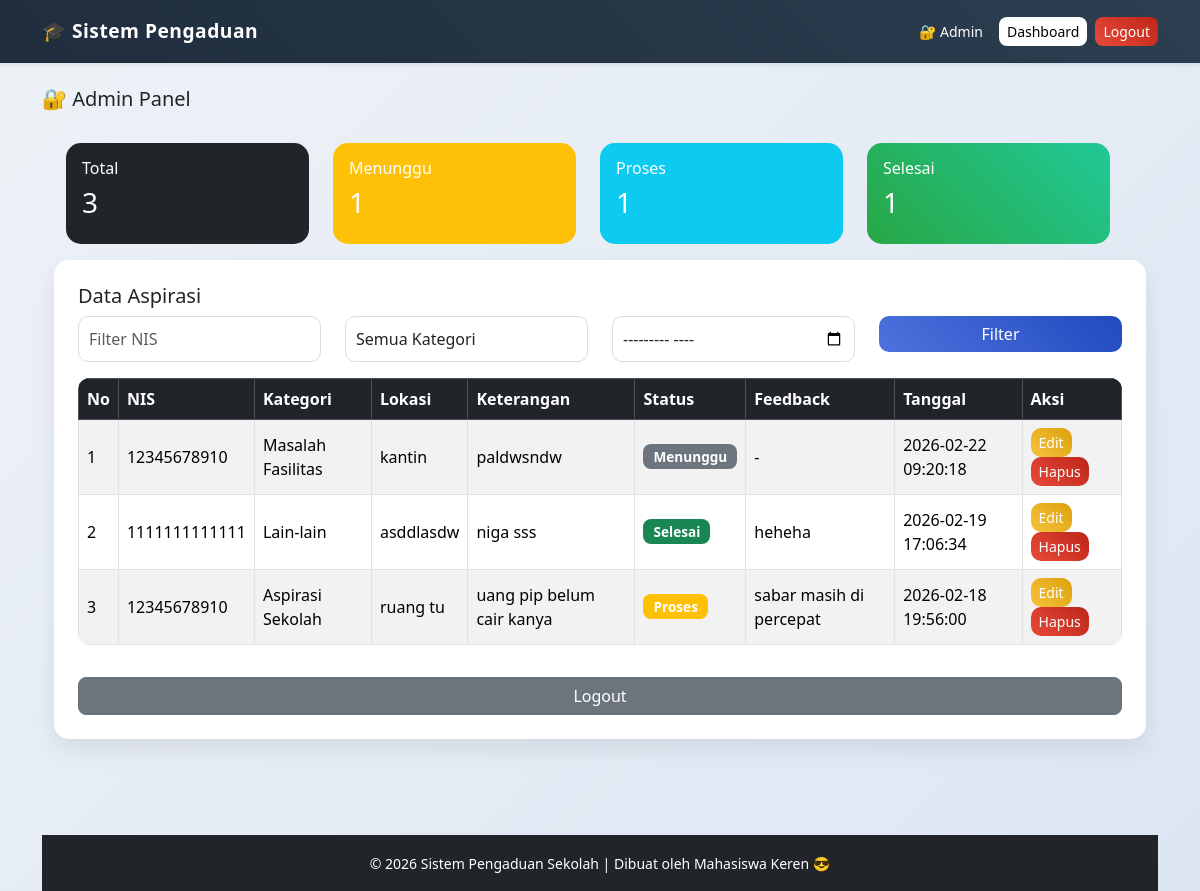
Screenshot of /public/index.php?page=admin_dashboard (signed in) with the database file from the repository.
### tables this page shows
CREATE TABLE `input_aspirasi` (
  `id_pelaporan` int(5) NOT NULL,
  `nis` varchar(18) DEFAULT NULL,
  `id_kategori` int(5) DEFAULT NULL,
  `lokasi` varchar(50) DEFAULT NULL,
  `ket` varchar(50) DEFAULT NULL,
  `tanggal` datetime DEFAULT current_timestamp()
);

CREATE TABLE `kategori` (
  `id_kategori` int(5) NOT NULL,
  `ket_kategori` varchar(30) NOT NULL
);

CREATE TABLE `aspirasi` (
  `id_aspirasi` int(5) NOT NULL,
  `status` enum('Menunggu','Proses','Selesai') NOT NULL DEFAULT 'Menunggu',
  `id_kategori` int(5) DEFAULT NULL,
  `feedback` text DEFAULT NULL,
  `tanggal` datetime DEFAULT current_timestamp()
);

### app/models/Pengaduan.php (called while the page is built, shortened)
<?php
class Pengaduan
{
    private $db;
    public function __construct($db)
    {
        $this->db = $db;
    }
public function getAllAdmin($filter = [])
{
    $sql = "SELECT
                p.id_pelaporan,
                p.nis,
                p.lokasi,
                p.ket,
                p.tanggal,
                k.ket_kategori,
                a.id_aspirasi,
                COALESCE(a.status, 'Menunggu') as status,
                a.feedback
            FROM input_aspirasi p
            LEFT JOIN kategori k
                ON p.id_kategori = k.id_kategori
            LEFT JOIN aspirasi a
                ON a.id_aspirasi = p.id_pelaporan
            WHERE 1=1";
    $params = [];
    $sql .= " ORDER BY p.id_pelaporan DESC";
    $stmt = $this->db->prepare($sql);
    $stmt->execute($params);
    return $stmt->fetchAll(PDO::FETCH_ASSOC);
}
public function countAll()
{
    $stmt = $this->db->prepare("
        SELECT
            COUNT(p.id_pelaporan) as total,
            COUNT(CASE
                WHEN a.status = 'Menunggu' OR a.status IS NULL
                THEN 1
            END) as menunggu,
            COUNT(CASE
                WHEN a.status = 'Proses'
                THEN 1
            END) as proses,
            COUNT(CASE
                WHEN a.status = 'Selesai'
                THEN 1
            END) as selesai
        FROM input_aspirasi p
        LEFT JOIN aspirasi a
            ON a.id_aspirasi = p.id_pelaporan
    ");
    $stmt->execute();
    return $stmt->fetch(PDO::FETCH_ASSOC);
}
}

### views/admin/dashboard.php (the view, shortened to what this page needs)
<?php
require_once __DIR__ . '/../../app/models/Pengaduan.php';
$db = (new Database())->connect();
$pengaduan = new Pengaduan($db);
$countAll = $pengaduan->countAll();
$filter = [
    'nis'      => $_GET['nis'] ?? '',
    'kategori' => $_GET['kategori'] ?? '',
    'tanggal'    => $_GET['tanggal'] ?? ''
];
$data  = $pengaduan->getAllAdmin($filter);
?>
<?php include __DIR__ . '/../layout/header.php'; ?>
<div class="wrapper">
    <?php include __DIR__ . '/../layout/sidebar_admin.php'; ?>
    <div class="content p-4">
<div class="row mb-4 text-start">
<div class="row mb-3">
    <div class="col-md-3">
        <div class="card bg-dark text-white p-3">
            <h6>Total</h6>
            <h3><?= $countAll['total'] ?? 0 ?></h3>
        </div>
    </div>
    <div class="col-md-3">
        <div class="card bg-warning text-white p-3">
            <h6>Menunggu</h6>
            <h3><?= $countAll['menunggu'] ?? 0 ?></h3>
        </div>
    </div>
    <div class="col-md-3">
        <div class="card bg-info text-white p-3">
            <h6>Proses</h6>
            <h3><?= $countAll['proses'] ?? 0 ?></h3>
        </div>
    </div>
    <div class="col-md-3">
        <div class="card bg-success text-white p-3">
            <h6>Selesai</h6>
            <h3><?= $countAll['selesai'] ?? 0 ?></h3>
        </div>
    </div>
</div>
        <div class="card shadow p-4">
            <h5>Data Aspirasi</h5>
            <form method="GET" action="<?= BASE_URL ?>index.php" class="row mb-3">
                <div class="col-md-3">
                    <input type="text"
                           name="nis"
                           class="form-control"
                           placeholder="Filter NIS"
                           value="<?= htmlspecialchars($filter['nis']) ?>">
                </div>
                <div class="col-md-3">
                    <select name="kategori" class="form-control">
                        <option value="">Semua Kategori</option>
                    </select>
                </div>
                <div class="col-md-3">
                    <input type="month"
                           name="bulan"
                           class="form-control"
                           value="<?= htmlspecialchars($filter['tanggal']) ?>">
                </div>
                <div class="col-md-3">
                    <button class="btn btn-primary w-100">Filter</button>
                </div>
            </form>
            <div class="table-responsive">
                <table class="table table-striped table-bordered">
                    <thead class="table-dark">
                        <tr>
                            <th>No</th>
                            <th>NIS</th>
                            <th>Kategori</th>
                            <th>Lokasi</th>
                            <th>Keterangan</th>
                            <th>Status</th>
                            <th>Feedback</th>
                            <th>Tanggal</th>
                            <th>Aksi</th>
                        </tr>
                    </thead>
                    <tbody>
                        <?php if (!empty($data)): ?>
                            <?php $no = 1; foreach ($data as $d): ?>
                            <tr>
                                <td><?= $no++; ?></td>
                                <td><?= htmlspecialchars($d['nis']); ?></td>
                                <td><?= htmlspecialchars($d['ket_kategori'] ?? '-'); ?></td>
                                <td><?= htmlspecialchars($d['lokasi'] ?? '-'); ?></td>
                                <td><?= htmlspecialchars($d['ket'] ?? '-'); ?></td>
                                <td>
                                    <?php
                                    $status = $d['status'] ?? 'Menunggu';
                                    $badge = 'secondary';
                                    if ($status == 'Proses') $badge = 'warning';
                                    if ($status == 'Selesai') $badge = 'success';
                                    ?>
                                    <span class="badge bg-<?= $badge ?>">
                                        <?= htmlspecialchars($status); ?>
                                    </span>
                                </td>
                                <td><?= htmlspecialchars($d['feedback'] ?? '-'); ?></td>
                                <td><?= htmlspecialchars($d['tanggal'] ?? '-'); ?></td>
                                <td>
                                    <a href="<?= BASE_URL ?>index.php?page=edit_status&id=<?= $d['id_aspirasi']; ?>"
                                       class="btn btn-warning btn-sm">
                                       Edit
                                    </a>
                                    <a href="<?= APP_URL ?>controllers/PengaduanController.php?action=delete&id=<?= $d['id_aspirasi']; ?>"
                                       class="btn btn-danger btn-sm"
                                       onclick="return confirm('Hapus data?')">
                                       Hapus
                                    </a>
                                </td>
                            </tr>
                            <?php endforeach; ?>
                        <?php else: ?>
                            <tr>
                                <td colspan="9" class="text-center">Tidak ada data</td>
                            </tr>
                        <?php endif; ?>
                    </tbody>
                </table>
            </div>
            <a href="<?= BASE_URL ?>index.php?page=logout"
               class="btn btn-secondary mt-3">
               Logout
            </a>
        </div>
    </div>
</div>
<?php include __DIR__ . '/../layout/footer.php'; ?>

### public/index.php (shortened to what this page needs)
<?php
$page = $_GET['page'] ?? 'home';
switch($page){
    case 'admin_dashboard':
        require "../views/admin/dashboard.php";
        break;
}

### views/layout/header.php (shortened to what this page needs)
<!DOCTYPE html>
<html lang="id">
<head>
    <link href="https://cdn.jsdelivr.net/npm/bootstrap@5.3.2/dist/css/bootstrap.min.css" rel="stylesheet">
    <link rel="stylesheet" href="assets/css/style.css">
</head>
<body>
<nav class="navbar navbar-expand-lg navbar-dark custom-navbar shadow-sm">
    <div class="container">
        <a class="navbar-brand fw-bold" href="index.php">
            🎓 Sistem Pengaduan
        </a>
        <div class="collapse navbar-collapse" id="navbarNav">
            <div class="ms-auto d-flex align-items-center">
                <?php if(isset($_SESSION['user']) && ($_GET['page'] ?? '') !== 'user_login'): ?>
                    <span class="text-white me-3 small">
                        👤 NIS: <?= $_SESSION['user']; ?>
                    </span>
                    <a href="index.php?page=user_dashboard" class="btn btn-light btn-sm me-2">Dashboard</a>
                    <a href="index.php?page=user_logout" class="btn btn-danger btn-sm">Logout</a>
                <?php elseif(isset($_SESSION['admin'])): ?>
                    <span class="text-white me-3 small">
                        🔐 Admin
                    </span>
                    <a href="index.php?page=admin_dashboard" class="btn btn-light btn-sm me-2">Dashboard</a>
                    <a href="index.php?page=admin_logout" class="btn btn-danger btn-sm">Logout</a>
                <?php else: ?>
                    <a href="index.php?page=user_login" class="btn btn-outline-light btn-sm me-2">Login User</a>
                    <a href="index.php?page=admin_login" class="btn btn-warning btn-sm">Login Admin</a>
                <?php endif; ?>
            </div>
        </div>
    </div>
</nav>
<div class="container mt-4">

### views/layout/sidebar_admin.php
<div class="sidebar">
    <h5>🔐 Admin Panel</h5>

### views/layout/footer.php (shortened to what this page needs)
</div>
<footer class="bg-dark text-white text-center py-3 mt-5">
    <small>
        &copy; <?php echo date('Y'); ?> Sistem Pengaduan Sekolah | Dibuat oleh Mahasiswa Keren 😎
    </small>
</footer>
</body>
</html>

### public/assets/css/style.css (style rules this page uses)
body { background: linear-gradient(135deg, #eef2f7, #dce6f3); font-family: 'Segoe UI', Tahoma, Geneva, Verdana, sans-serif; }
.card { border: none; border-radius: 15px; transition: 0.3s ease; }
.card.shadow { box-shadow: 0 10px 25px rgba(0,0,0,0.08) !important; }
.form-control { border-radius: 10px; padding: 10px; border: 1px solid #dcdcdc; transition: 0.3s; }
.btn { border-radius: 10px; font-weight: 500; transition: 0.3s ease; }
.btn-primary { background: linear-gradient(45deg, #4e73df, #224abe); border: none; }
.btn-danger { background: linear-gradient(45deg, #e74a3b, #be2617); border: none; }
.btn-warning { background: linear-gradient(45deg, #f6c23e, #dda20a); border: none; color: #fff; }
.btn-secondary { border-radius: 8px; }
.table { border-radius: 12px; overflow: hidden; }
.table thead { background: linear-gradient(45deg, #343a40, #23272b); color: white; }
.table td, .table th { vertical-align: middle; }
.badge { padding: 6px 10px; font-size: 0.85rem; border-radius: 8px; }
.card.bg-success { border-radius: 15px; background: linear-gradient(45deg, #28a745, #20c997) !important; }
.custom-navbar { background: linear-gradient(45deg, #1f2d3d, #2c3e50); padding: 12px 0; }
.navbar-brand { font-size: 1.2rem; letter-spacing: 0.5px; }
.navbar .btn { border-radius: 8px; }
.navbar .btn-light { background-color: #ffffff; border: none; font-weight: 500; }

### rows the page displays
input_aspirasi: nis "12345678910", id_kategori.ket_kategori "Masalah Fasilitas", lokasi "kantin", ket "paldwsndw", status "Menunggu", feedback "-", tanggal "2026-02-22 09:20:18"
input_aspirasi: nis "1111111111111", id_kategori.ket_kategori "Lain-lain", lokasi "asddlasdw", ket "niga sss", status "Selesai", aspirasi.feedback "heheha", tanggal "2026-02-19 17:06:34"
input_aspirasi: nis "12345678910", id_kategori.ket_kategori "Aspirasi Sekolah", lokasi "ruang tu", ket "uang pip belum cair kanya", status "Proses", aspirasi.feedback "sabar masih di percepat", tanggal "2026-02-18 19:56:00"

### other values shown
$countAll['total'] "3"
$countAll['menunggu'] "1"
$countAll['proses'] "1"
$countAll['selesai'] "1"
